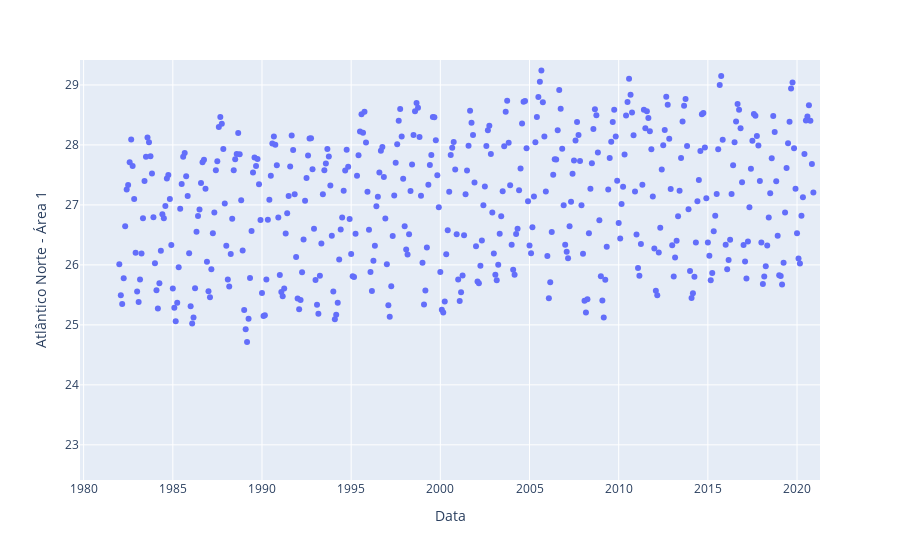

Notebook cell for this chart:
### Code cell
x = data['DATA'].values
y = data['TSM-AN1'].values
    
df = pd.DataFrame({'Data': x, 'Atlântico Norte - Área 1': y})

fig = px.scatter(df, x='Data', y='Atlântico Norte - Área 1')
fig.show()

### Figure 1 — Plotly figure (JSON) as saved in the notebook; plotly's stock layout.template omitted (floating-point values rounded to 4 significant figures; data arrays with more than 128 entries replaced by an {"elided": "..."} marker saying what was removed)
{"data": [{"hovertemplate": "Data=%{x}<br>Atlântico Norte - Área 1=%{y}<extra></extra>", "legendgroup": "", "marker": {"color": "#636efa", "symbol": "circle"}, "mode": "markers", "name": "", "orientation": "v", "showlegend": false, "type": "scatter", "x": {"elided": "467 str values"}, "xaxis": "x", "y": {"elided": "467 float values"}, "yaxis": "y"}], "layout": {"autosize": true, "legend": {"tracegroupgap": 0}, "margin": {"t": 60}, "xaxis": {"anchor": "y", "autorange": false, "domain": [0, 1], "range": ["1979-10-18 21:44:56.9429", "2021-04-15 14:49:30.0913"], "title": {"text": "Data"}, "type": "date"}, "yaxis": {"anchor": "x", "autorange": false, "domain": [0, 1], "range": [22.41, 29.42], "title": {"text": "Atlântico Norte - Área 1"}, "type": "linear"}}}
